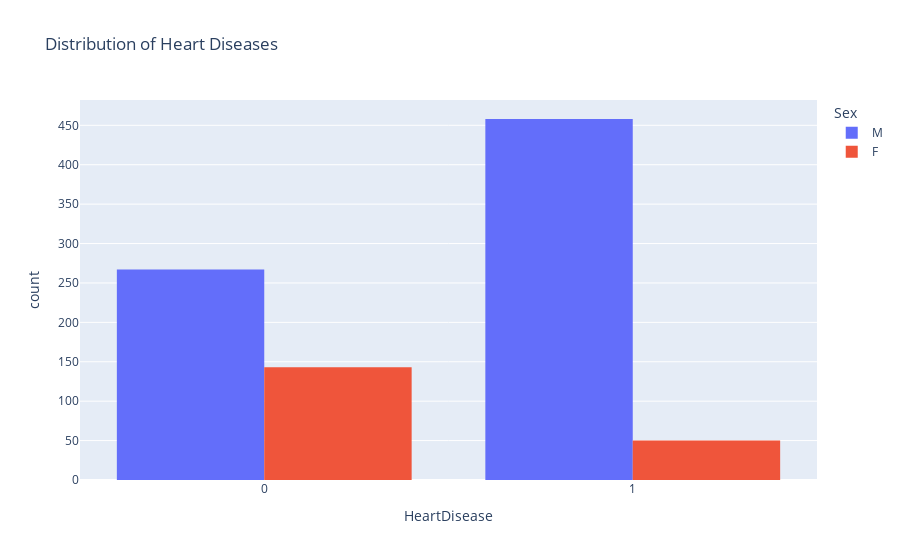

The cell this chart's notebook holds for it:
### Code cell
fig=px.histogram(df, 
                 x="HeartDisease",
                 color="Sex",
                 hover_data=df.columns,
                 title="Distribution of Heart Diseases",
                 barmode="group")
fig.show()

### Figure 1 — Plotly figure (JSON) as saved in the notebook; plotly's stock layout.template omitted (floating-point values rounded to 4 significant figures; data arrays with more than 128 entries replaced by an {"elided": "..."} marker saying what was removed)
{"data": [{"alignmentgroup": "True", "bingroup": "x", "hovertemplate": "Sex=M<br>HeartDisease=%{x}<br>count=%{y}<extra></extra>", "legendgroup": "M", "marker": {"color": "#636efa", "pattern": {"shape": ""}}, "name": "M", "offsetgroup": "M", "orientation": "v", "showlegend": true, "type": "histogram", "x": {"elided": "725 int values"}, "xaxis": "x", "yaxis": "y"}, {"alignmentgroup": "True", "bingroup": "x", "hovertemplate": "Sex=F<br>HeartDisease=%{x}<br>count=%{y}<extra></extra>", "legendgroup": "F", "marker": {"color": "#EF553B", "pattern": {"shape": ""}}, "name": "F", "offsetgroup": "F", "orientation": "v", "showlegend": true, "type": "histogram", "x": {"elided": "193 int values"}, "xaxis": "x", "yaxis": "y"}], "layout": {"barmode": "group", "legend": {"title": {"text": "Sex"}, "tracegroupgap": 0}, "title": {"text": "Distribution of Heart Diseases"}, "xaxis": {"anchor": "y", "domain": [0, 1], "title": {"text": "HeartDisease"}}, "yaxis": {"anchor": "x", "domain": [0, 1], "title": {"text": "count"}}}}
